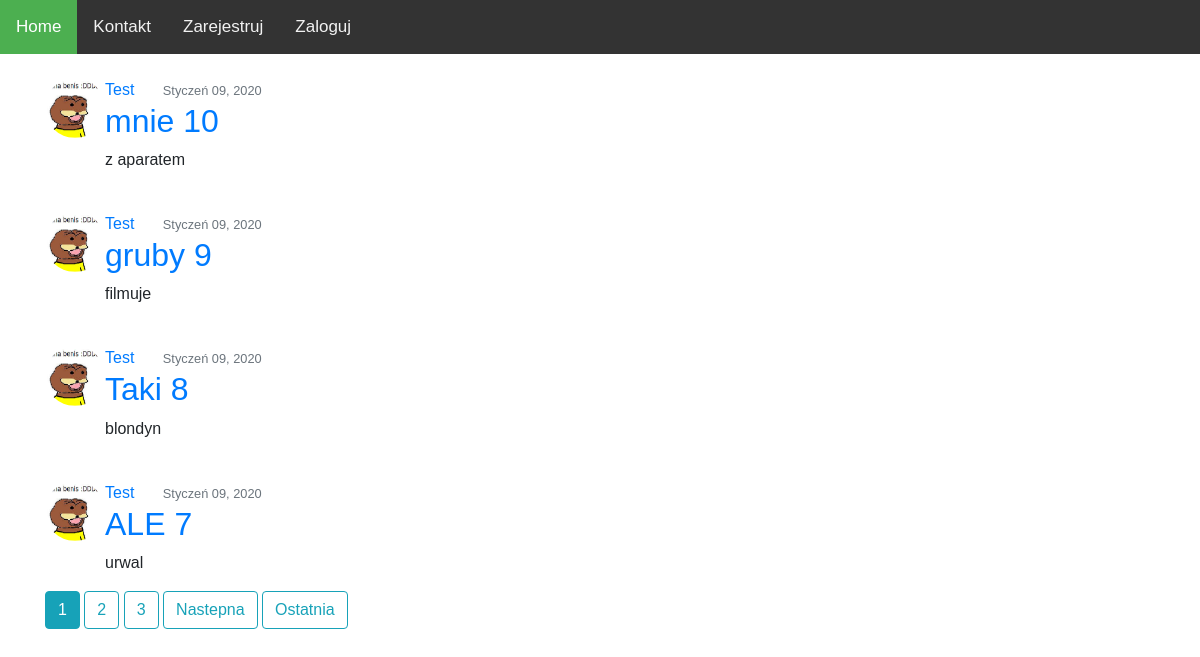
Before: / with the older database file.
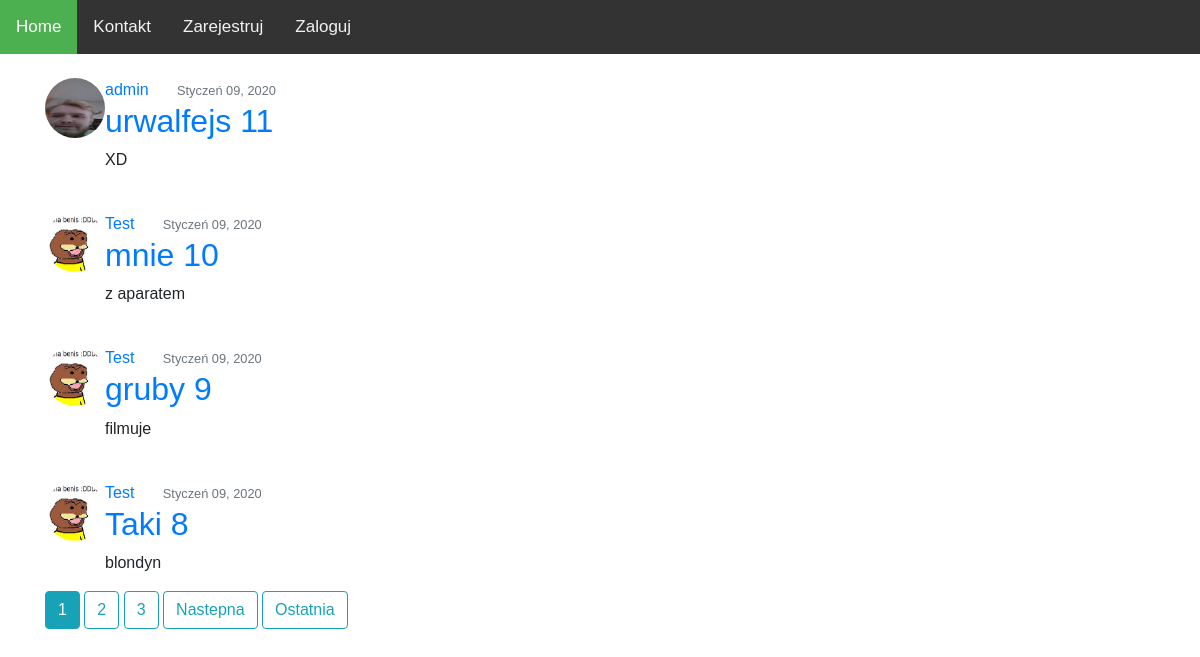
After: the same page with the newer database file.
### apka/models.py (models this page shows, shortened)
class Post(models.Model):
    title = models.CharField(max_length=20)
    content = models.TextField(max_length=200)
    date_posted = models.DateTimeField(default=timezone.now)
    author = models.ForeignKey(User, on_delete=models.CASCADE)

### users/models.py (models this page shows, shortened)
class Profil(models.Model):
    user = models.OneToOneField(User, on_delete=models.CASCADE)
    image = models.ImageField(default='default.jpg', upload_to='profile_pics')

### apka/views.py (the view)
# urls.py: path('', PostListView.as_view(), name='Home'),
class PostListView(ListView):
    model = Post
    template_name = 'home.html'    # <app>/<model>_<viewtype>.html
    context_object_name = 'posts'
    ordering = ['-date_posted']
    paginate_by = 4

### apka/templates/home.html (shortened to what this page needs)
{% extends "base.html" %}
{% block content %}
    {% for post in posts %}
        <article class="media content-section  mt-4">
          <img class="rounded-circle article-img" src="{{ post.author.profil.image.url }}" height="60" width="60">
          <div class="media-body">
            <div class="article-metadata">
              <a class="mr-4" href="{% url 'user-posts' post.author.username %}">{{ post.author }}</a>
              <small class="text-muted">{{ post.date_posted|date:"F d, Y" }}</small>
            </div>
            <h2><a class="article-title" href="{% url 'post-detail' post.id %}">{{ post.title }}</a></h2>
            <p class="article-content">{{ post.content }}</p>
          </div>
        </article>
    {% endfor %}
    {% if is_paginated %}
        {% for num in page_obj.paginator.page_range %}
            {% if page_obj.number == num %}
                <a class="btn btn-info mb-4" href="?page={{ num }}">{{ num }}</a>
            {% elif num > page_obj.number|add:'-3' and num < page_obj.number|add:'3' %}
                <a class="btn btn-outline-info mb-4" href="?page={{ num }}">{{ num }}</a>
            {% endif %}
        {% endfor %}
        {%if page_obj.has_next %}
            <a class="btn btn-outline-info mb-4" href="?page={{ page_obj.next_page_number}}">Nastepna</a>
            <a class="btn btn-outline-info mb-4" href="?page={{ page_obj.paginator.num_pages }}">Ostatnia</a>
        {% endif %}
    {% endif %}
{% endblock content %}

Changed rows visible on the page:
no longer on this page (row unchanged): Post: author.profil.image (placeholder picture), author "Test", date_posted "Styczeń 09, 2020", title "ALE 7", content "urwal"
added Post: author.profil.image (picture), author "admin", date_posted "Styczeń 09, 2020", title "urwalfejs 11", content "XD"
